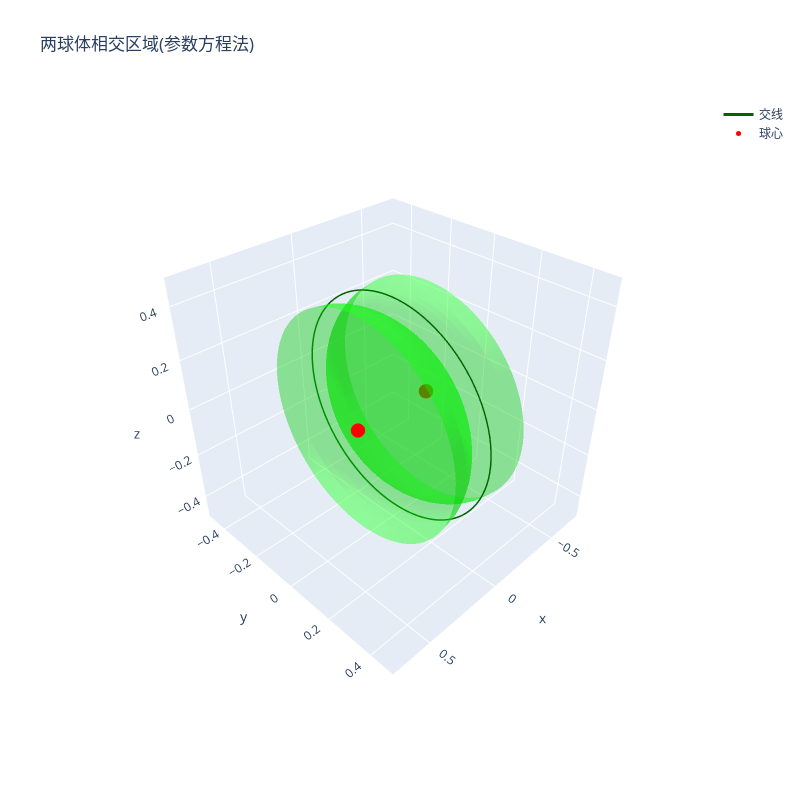

The notebook cell this image was saved under:
### Code cell
import plotly.graph_objects as go
import numpy as np

# 参数设置
R = 0.5  # 球体半径
d = 0.5  # 两球心之间的距离
transparency = 0.4  # 透明度

def get_intersection_surface(n_theta=100, n_r=50):
    """使用圆柱坐标系计算相交区域的表面点"""
    # 计算相交圆参数
    r_max = np.sqrt(R**2 - (d/2)**2)  # 相交圆的半径
    alpha = np.arccos(d/(2*R))  # 相交角度
    
    # 生成圆柱坐标系参数网格
    theta = np.linspace(0, 2*np.pi, n_theta)  # 方位角
    r = np.linspace(0, r_max, n_r)      # 径向距离
    R_grid, THETA = np.meshgrid(r, theta)
    
    # 计算圆柱坐标系下的点
    X = np.zeros_like(R_grid)  # x坐标恒为0(相交面在x=0平面上)
    Y = R_grid * np.cos(THETA)
    Z = R_grid * np.sin(THETA)
    
    # 计算球面上对应的点
    # 第一个球面(球心在(-d/2,0,0))
    phi1 = np.arccos(np.sqrt((X+d/2)**2 + Y**2 + Z**2)/R)  # 计算极角
    X1 = -d/2 + R * np.sin(phi1)
    Y1 = Y
    Z1 = Z
    
    # 第二个球面(球心在(d/2,0,0))
    phi2 = np.arccos(np.sqrt((X-d/2)**2 + Y**2 + Z**2)/R)  # 计算极角
    X2 = d/2 - R * np.sin(phi2)
    Y2 = Y
    Z2 = Z
    
    return X1, Y1, Z1, X2, Y2, Z2

# 生成相交表面的点
X1, Y1, Z1, X2, Y2, Z2 = get_intersection_surface()

# 创建图形
fig = go.Figure()

# 添加第一个球面片
fig.add_trace(
    go.Surface(
        x=X1,
        y=Y1,
        z=Z1,
        colorscale=[[0, "lime"], [1, "lime"]],
        opacity=transparency,
        showscale=False,
    )
)

# 添加第二个球面片
fig.add_trace(
    go.Surface(
        x=X2,
        y=Y2,
        z=Z2,
        colorscale=[[0, "lime"], [1, "lime"]],
        opacity=transparency,
        showscale=False,
    )
)

# 添加交线圆
t = np.linspace(0, 2*np.pi, 100)
r_intersection = np.sqrt(R**2 - (d/2)**2)
x_intersection = np.zeros_like(t)
y_intersection = r_intersection * np.cos(t)
z_intersection = r_intersection * np.sin(t)

fig.add_trace(
    go.Scatter3d(
        x=x_intersection,
        y=y_intersection,
        z=z_intersection,
        mode="lines",
        line=dict(color="darkgreen", width=3),
        name="交线",
    )
)

# 添加球心
fig.add_trace(
    go.Scatter3d(
        x=[-d/2, d/2],
        y=[0, 0],
        z=[0, 0],
        mode="markers",
        marker=dict(size=5, color="red"),
        name="球心",
    )
)

# 设置布局
fig.update_layout(
    scene=dict(
        xaxis=dict(range=[-R-d/2, R+d/2]),
        yaxis=dict(range=[-R, R]),
        zaxis=dict(range=[-R, R]),
        aspectmode="cube",  # 确保显示为正球形
        camera=dict(eye=dict(x=1.5, y=1.5, z=1.5)),
    ),
    width=800,
    height=800,
    title="两球体相交区域(参数方程法)",
)

fig.show()

### Figure 1 — Plotly figure (JSON) as saved in the notebook; plotly's stock layout.template omitted (floating-point values rounded to 4 significant figures; data arrays with more than 128 entries replaced by an {"elided": "..."} marker saying what was removed)
{"data": [{"colorscale": [[0, "lime"], [1, "lime"]], "opacity": 0.4, "showscale": false, "type": "surface", "x": {"elided": "100x50 float values"}, "y": {"elided": "100x50 float values"}, "z": {"elided": "100x50 float values"}}, {"colorscale": [[0, "lime"], [1, "lime"]], "opacity": 0.4, "showscale": false, "type": "surface", "x": {"elided": "100x50 float values"}, "y": {"elided": "100x50 float values"}, "z": {"elided": "100x50 float values"}}, {"line": {"color": "darkgreen", "width": 3}, "mode": "lines", "name": "交线", "type": "scatter3d", "x": [0.0, 0.0, 0.0, 0.0, 0.0, 0.0, 0.0, 0.0, 0.0, 0.0, 0.0, 0.0, 0.0, 0.0, 0.0, 0.0, 0.0, 0.0, 0.0, 0.0, 0.0, 0.0, 0.0, 0.0, 0.0, 0.0, 0.0, 0.0, 0.0, 0.0, 0.0, 0.0, 0.0, 0.0, 0.0, 0.0, 0.0, 0.0, 0.0, 0.0, 0.0, 0.0, 0.0, 0.0, 0.0, 0.0, 0.0, 0.0, 0.0, 0.0, 0.0, 0.0, 0.0, 0.0, 0.0, 0.0, 0.0, 0.0, 0.0, 0.0, 0.0, 0.0, 0.0, 0.0, 0.0, 0.0, 0.0, 0.0, 0.0, 0.0, 0.0, 0.0, 0.0, 0.0, 0.0, 0.0, 0.0, 0.0, 0.0, 0.0, 0.0, 0.0, 0.0, 0.0, 0.0, 0.0, 0.0, 0.0, 0.0, 0.0, 0.0, 0.0, 0.0, 0.0, 0.0, 0.0, 0.0, 0.0, 0.0, 0.0], "y": [0.433, 0.4321, 0.4295, 0.4252, 0.4191, 0.4114, 0.402, 0.391, 0.3784, 0.3643, 0.3487, 0.3317, 0.3134, 0.2938, 0.273, 0.2512, 0.2283, 0.2045, 0.1799, 0.1545, 0.1286, 0.1021, 0.07519, 0.04799, 0.0206, -0.00687, -0.03432, -0.06162, -0.08868, -0.1154, -0.1416, -0.1673, -0.1923, -0.2165, -0.2399, -0.2622, -0.2836, -0.3037, -0.3227, -0.3404, -0.3567, -0.3715, -0.3849, -0.3967, -0.4069, -0.4155, -0.4224, -0.4276, -0.4311, -0.4328, -0.4328, -0.4311, -0.4276, -0.4224, -0.4155, -0.4069, -0.3967, -0.3849, -0.3715, -0.3567, -0.3404, -0.3227, -0.3037, -0.2836, -0.2622, -0.2399, -0.2165, -0.1923, -0.1673, -0.1416, -0.1154, -0.08868, -0.06162, -0.03432, -0.00687, 0.0206, 0.04799, 0.07519, 0.1021, 0.1286, 0.1545, 0.1799, 0.2045, 0.2283, 0.2512, 0.273, 0.2938, 0.3134, 0.3317, 0.3487, 0.3643, 0.3784, 0.391, 0.402, 0.4114, 0.4191, 0.4252, 0.4295, 0.4321, 0.433], "z": [0.0, 0.02746, 0.05482, 0.08195, 0.1088, 0.1351, 0.1609, 0.1861, 0.2105, 0.2341, 0.2567, 0.2783, 0.2988, 0.3181, 0.3361, 0.3527, 0.3679, 0.3817, 0.3939, 0.4045, 0.4135, 0.4208, 0.4264, 0.4303, 0.4325, 0.433, 0.4317, 0.4286, 0.4238, 0.4174, 0.4092, 0.3994, 0.388, 0.375, 0.3605, 0.3446, 0.3272, 0.3086, 0.2887, 0.2677, 0.2455, 0.2224, 0.1984, 0.1736, 0.1481, 0.122, 0.0954, 0.06842, 0.04116, 0.01374, -0.01374, -0.04116, -0.06842, -0.0954, -0.122, -0.1481, -0.1736, -0.1984, -0.2224, -0.2455, -0.2677, -0.2887, -0.3086, -0.3272, -0.3446, -0.3605, -0.375, -0.388, -0.3994, -0.4092, -0.4174, -0.4238, -0.4286, -0.4317, -0.433, -0.4325, -0.4303, -0.4264, -0.4208, -0.4135, -0.4045, -0.3939, -0.3817, -0.3679, -0.3527, -0.3361, -0.3181, -0.2988, -0.2783, -0.2567, -0.2341, -0.2105, -0.1861, -0.1609, -0.1351, -0.1088, -0.08195, -0.05482, -0.02746, -1.061e-16]}, {"marker": {"color": "red", "size": 5}, "mode": "markers", "name": "球心", "type": "scatter3d", "x": [-0.25, 0.25], "y": [0, 0], "z": [0, 0]}], "layout": {"height": 800, "scene": {"aspectmode": "cube", "camera": {"eye": {"x": 1.5, "y": 1.5, "z": 1.5}}, "xaxis": {"range": [-0.75, 0.75]}, "yaxis": {"range": [-0.5, 0.5]}, "zaxis": {"range": [-0.5, 0.5]}}, "title": {"text": "两球体相交区域(参数方程法)"}, "width": 800}}
